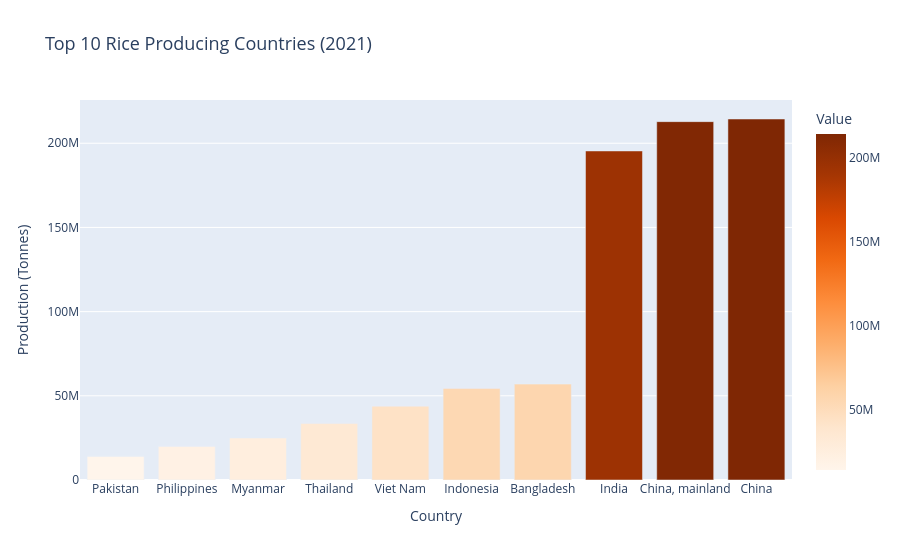

The cell this chart's notebook holds for it:
### Code cell
import pandas as pd
import plotly.express as px

# 1. โหลดข้อมูล (ใช้ raw string สำหรับ Windows Path)
df = pd.read_csv(
    r'C:\Users\Sasitorn Pansorn\Downloads\Project ไพธอน\Rice production.csv'
)

# 2. เลือกปีล่าสุดที่มีข้อมูลอัตโนมัติ
latest_year = df['Year'].max()
df_latest = df[df['Year'] == latest_year].dropna(subset=['Value'])

# 3. เลือก 10 ประเทศที่มีผลผลิตสูงสุดในปีล่าสุด
top_countries = df_latest.nlargest(10, 'Value').sort_values(
    'Value', ascending=True
)

# 4. สร้าง 3D Bar Chart (กราฟแท่งแนวตั้งแบบมีมิติ / โทนสีสวยงาม)
fig = px.bar(
    top_countries,
    x='Area',
    y='Value',
    color='Value',
    color_continuous_scale='Oranges',
    title=f'Top 10 Rice Producing Countries ({latest_year})',
)

# ปรับแต่งเลย์เอาต์ให้สวยงามทันสมัย
fig.update_layout(
    xaxis_title='Country',
    yaxis_title='Production (Tonnes)',
    title_font_size=18,
    xaxis={'categoryorder': 'total ascending'},
)

# แสดงผลกราฟ
fig.show()

### Figure 1 — Plotly figure (JSON) as saved in the notebook; plotly's stock layout.template omitted (floating-point values rounded to 4 significant figures)
{"data": [{"hovertemplate": "Area=%{x}<br>Value=%{marker.color}<extra></extra>", "legendgroup": "", "marker": {"color": [13980000.0, 19960000.0, 24910000.0, 33580000.0, 43850000.0, 54420000.0, 56940000.0, 195400000.0, 212800000.0, 214400000.0], "coloraxis": "coloraxis", "pattern": {"shape": ""}}, "name": "", "orientation": "v", "showlegend": false, "textposition": "auto", "type": "bar", "x": ["Pakistan", "Philippines", "Myanmar", "Thailand", "Viet Nam", "Indonesia", "Bangladesh", "India", "China, mainland", "China"], "xaxis": "x", "y": [13980000.0, 19960000.0, 24910000.0, 33580000.0, 43850000.0, 54420000.0, 56940000.0, 195400000.0, 212800000.0, 214400000.0], "yaxis": "y"}], "layout": {"barmode": "relative", "coloraxis": {"autocolorscale": false, "colorbar": {"title": {"text": "Value"}}, "colorscale": [[0, "rgb(255,245,235)"], [0.125, "rgb(254,230,206)"], [0.25, "rgb(253,208,162)"], [0.375, "rgb(253,174,107)"], [0.5, "rgb(253,141,60)"], [0.625, "rgb(241,105,19)"], [0.75, "rgb(217,72,1)"], [0.875, "rgb(166,54,3)"], [1, "rgb(127,39,4)"]]}, "legend": {"tracegroupgap": 0}, "title": {"font": {"size": 18}, "text": "Top 10 Rice Producing Countries (2021)"}, "xaxis": {"anchor": "y", "categoryorder": "total ascending", "domain": [0, 1], "title": {"text": "Country"}}, "yaxis": {"anchor": "x", "domain": [0, 1], "title": {"text": "Production (Tonnes)"}}}}
